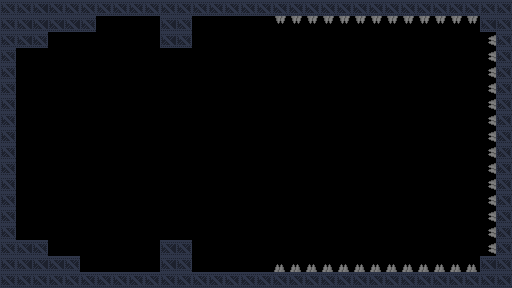

Below is a game level as drawn by its tile map, then a one-line description and the .tmx file that defines it, in full:
An orthogonal 32x18 tile map with 16x16 px tiles, 2 tile layers (background, details), 2 tilesets and 6 objects (2x gravity, spawn, movable, goal).

<map version="1.5" tiledversion="1.7.2" orientation="orthogonal" renderorder="right-down" width="32" height="18" tilewidth="16" tileheight="16" infinite="0" nextlayerid="4" nextobjectid="11">
 <properties>
  <property name="title" value="Twin forces" />
 </properties>
 <tileset firstgid="1" source="industrial.v2.tsx" />
 <tileset firstgid="1025" source="Dungeon Sprites.tsx" />
 <layer id="3" name="background" width="32" height="18">
  <data encoding="csv">
0,0,0,0,0,0,0,0,0,0,0,0,0,0,0,0,0,0,0,0,0,0,0,0,0,0,0,0,0,0,0,0,
0,0,0,0,0,0,0,0,0,0,0,0,0,0,0,0,0,0,0,0,0,0,0,0,0,0,0,0,0,0,0,0,
0,0,0,0,0,0,0,0,0,0,0,0,0,0,0,0,0,0,0,0,0,0,0,0,0,0,0,0,0,0,0,0,
0,0,0,0,0,0,0,0,0,0,0,0,0,0,0,0,0,0,0,0,0,0,0,0,0,0,0,0,0,0,0,0,
0,0,0,0,0,0,0,0,0,0,0,0,0,0,0,0,0,0,0,0,0,0,0,0,0,0,0,0,0,0,0,0,
0,0,0,0,0,0,0,0,0,0,0,0,0,0,0,0,0,0,0,0,0,0,0,0,0,0,0,0,0,0,0,0,
0,0,0,0,0,0,0,0,0,0,0,0,0,0,0,0,0,0,0,0,0,0,0,0,0,0,0,0,0,0,0,0,
0,0,0,0,0,0,0,0,0,0,0,0,0,0,0,0,0,0,0,0,0,0,0,0,0,0,0,0,0,0,0,0,
0,0,0,0,0,0,0,0,0,0,0,0,0,0,0,0,0,0,0,0,0,0,0,0,0,0,0,0,0,0,0,0,
0,0,0,0,0,0,0,0,0,0,0,0,0,0,0,0,0,0,0,0,0,0,0,0,0,0,0,0,0,0,0,0,
0,0,0,0,0,0,0,0,0,0,0,0,0,0,0,0,0,0,0,0,0,0,0,0,0,0,0,0,0,0,0,0,
0,0,0,0,0,0,0,0,0,0,0,0,0,0,0,0,0,0,0,0,0,0,0,0,0,0,0,0,0,0,0,0,
0,0,0,0,0,0,0,0,0,0,0,0,0,0,0,0,0,0,0,0,0,0,0,0,0,0,0,0,0,0,0,0,
0,0,0,0,0,0,0,0,0,0,0,0,0,0,0,0,0,0,0,0,0,0,0,0,0,0,0,0,0,0,0,0,
0,0,0,0,0,0,0,0,0,0,0,0,0,0,0,0,0,0,0,0,0,0,0,0,0,0,0,0,0,0,0,0,
0,0,0,0,0,0,0,0,0,0,0,0,0,0,0,0,0,0,0,0,0,0,0,0,0,0,0,0,0,0,0,0,
0,0,0,0,0,0,0,0,0,0,0,0,0,0,0,0,0,0,0,0,0,0,0,0,0,0,0,0,0,0,0,0,
0,0,0,0,0,0,0,0,0,0,0,0,0,0,0,0,0,0,0,0,0,0,0,0,0,0,0,0,0,0,0,0
</data>
 </layer>
 <layer id="1" name="details" width="32" height="18">
  <properties>
   <property name="physics" type="bool" value="true" />
  </properties>
  <data encoding="csv">
54,54,20,54,54,54,54,54,54,54,54,54,54,54,54,54,54,54,54,54,54,54,54,54,54,54,54,54,54,54,54,54,
54,20,20,20,20,54,0,0,0,0,20,54,0,0,0,0,0,3221226628,3221226628,3221226628,3221226628,3221226628,3221226628,3221226628,3221226628,3221226628,3221226628,3221226628,3221226628,3221226628,20,54,
54,20,54,0,0,0,0,0,0,0,20,54,0,0,0,0,0,0,0,0,0,0,0,0,0,0,0,0,0,0,1610613892,54,
54,0,0,0,0,0,0,0,0,0,0,0,0,0,0,0,0,0,0,0,0,0,0,0,0,0,0,0,0,0,1610613892,54,
54,0,0,0,0,0,0,0,0,0,0,0,0,0,0,0,0,0,0,0,0,0,0,0,0,0,0,0,0,0,1610613892,54,
54,0,0,0,0,0,0,0,0,0,0,0,0,0,0,0,0,0,0,0,0,0,0,0,0,0,0,0,0,0,1610613892,54,
54,0,0,0,0,0,0,0,0,0,0,0,0,0,0,0,0,0,0,0,0,0,0,0,0,0,0,0,0,0,1610613892,54,
54,0,0,0,0,0,0,0,0,0,0,0,0,0,0,0,0,0,0,0,0,0,0,0,0,0,0,0,0,0,1610613892,54,
54,0,0,0,0,0,0,0,0,0,0,0,0,0,0,0,0,0,0,0,0,0,0,0,0,0,0,0,0,0,1610613892,54,
54,0,0,0,0,0,0,0,0,0,0,0,0,0,0,0,0,0,0,0,0,0,0,0,0,0,0,0,0,0,1610613892,54,
54,0,0,0,0,0,0,0,0,0,0,0,0,0,0,0,0,0,0,0,0,0,0,0,0,0,0,0,0,0,1610613892,54,
54,0,0,0,0,0,0,0,0,0,0,0,0,0,0,0,0,0,0,0,0,0,0,0,0,0,0,0,0,0,1610613892,54,
54,0,0,0,0,0,0,0,0,0,0,0,0,0,0,0,0,0,0,0,0,0,0,0,0,0,0,0,0,0,1610613892,54,
54,0,0,0,0,0,0,0,0,0,0,0,0,0,0,0,0,0,0,0,0,0,0,0,0,0,0,0,0,0,1610613892,54,
54,0,0,0,0,0,0,0,0,0,0,0,0,0,0,0,0,0,0,0,0,0,0,0,0,0,0,0,0,0,1610613892,54,
54,20,54,0,0,0,0,0,0,0,20,54,0,0,0,0,0,0,0,0,0,0,0,0,0,0,0,0,0,0,1610613892,54,
54,20,20,20,54,0,0,0,0,0,20,54,0,0,0,0,0,1156,1156,1156,1156,1156,1156,1156,1156,1156,1156,1156,1156,1156,20,54,
54,54,54,54,54,54,54,54,54,54,54,54,54,54,54,54,54,54,54,54,54,54,54,54,54,54,54,54,54,54,54,54
</data>
 </layer>
 <objectgroup id="2" name="objects">
  <object id="2" name="spawn" gid="513" x="51" y="151.833" width="16" height="16" />
  <object id="5" name="gravity" gid="526" x="408" y="70.333" width="16" height="16" />
  <object id="6" name="movable" x="176" y="72">
   <polyline points="0,0 0.5,144" />
  </object>
  <object id="7" x="352" y="105" width="123.5" height="59">
   <text fontfamily="MS Shell Dlg 2" wrap="1" halign="center" valign="center">Combine forces to reach the portal</text>
  </object>
  <object id="9" name="gravity" gid="526" x="409" y="232" width="16" height="16" />
  <object id="10" name="goal" gid="1158" x="280" y="152" width="16" height="16" />
 </objectgroup>
</map>
